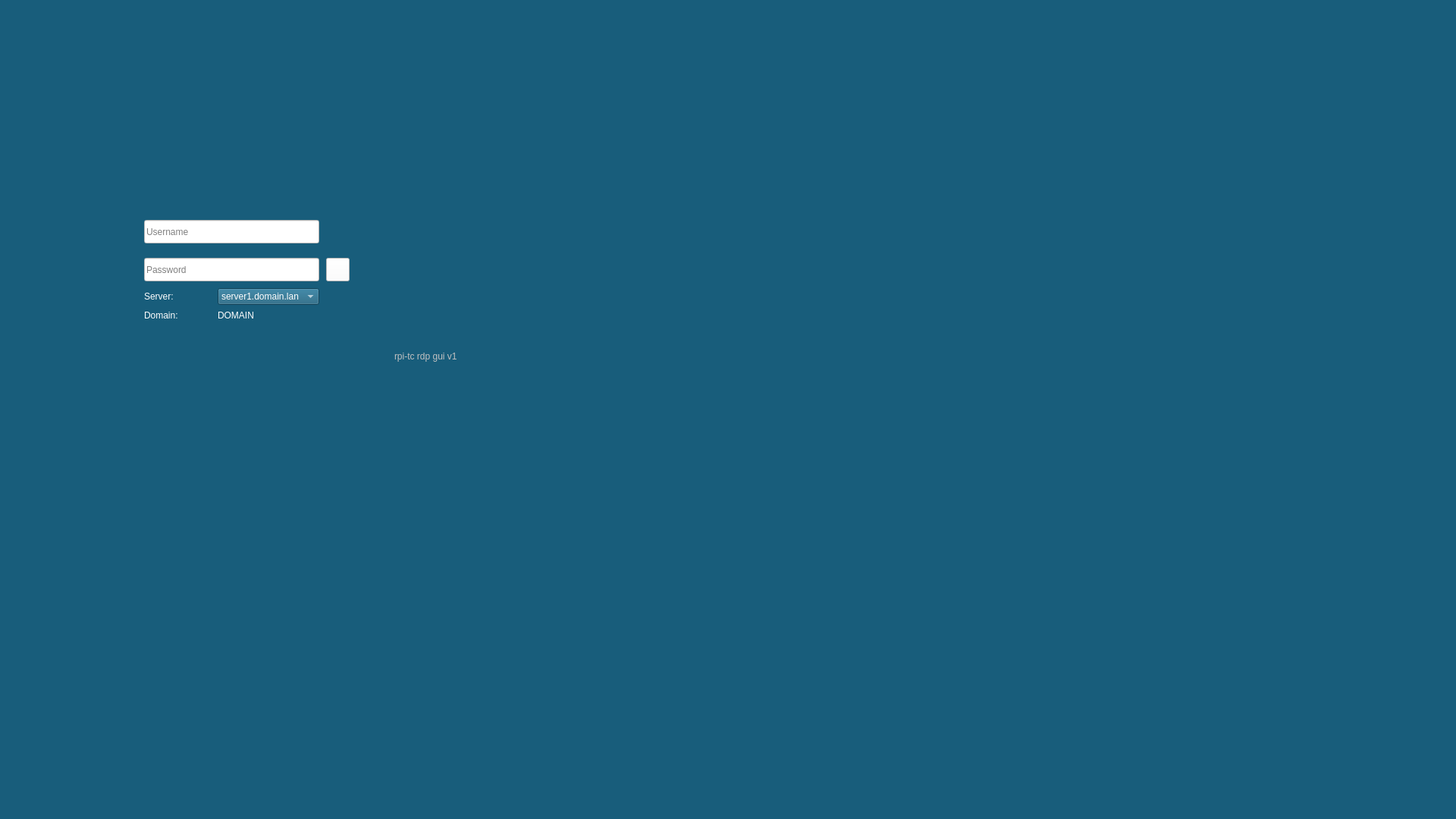
<?xml version="1.0" encoding="UTF-8"?>
<ui version="4.0">
 <class>RDPGUI</class>
 <widget class="QWidget" name="RDPGUI">
  <property name="geometry">
   <rect>
    <x>0</x>
    <y>0</y>
    <width>1920</width>
    <height>1080</height>
   </rect>
  </property>
  <property name="windowTitle">
   <string>RDPGUI</string>
  </property>
  <property name="windowIcon">
   <iconset>
    <normaloff>selectuser.png</normaloff>selectuser.png</iconset>
  </property>
  <property name="styleSheet">
   <string notr="true">background-color: rgb(24, 93, 123);</string>
  </property>
  <widget class="QLabel" name="image">
   <property name="geometry">
    <rect>
     <x>220</x>
     <y>30</y>
     <width>191</width>
     <height>191</height>
    </rect>
   </property>
   <property name="text">
    <string/>
   </property>
   <property name="pixmap">
    <pixmap>selectuser.png</pixmap>
   </property>
  </widget>
  <widget class="QPushButton" name="enterButton">
   <property name="geometry">
    <rect>
     <x>430</x>
     <y>340</y>
     <width>31</width>
     <height>31</height>
    </rect>
   </property>
   <property name="styleSheet">
    <string notr="true">background-color: rgb(255, 255, 255);</string>
   </property>
   <property name="text">
    <string/>
   </property>
   <property name="icon">
    <iconset>
     <normaloff>enter.png</normaloff>enter.png</iconset>
   </property>
   <property name="iconSize">
    <size>
     <width>40</width>
     <height>40</height>
    </size>
   </property>
  </widget>
  <widget class="QLineEdit" name="RDPusername">
   <property name="geometry">
    <rect>
     <x>190</x>
     <y>290</y>
     <width>231</width>
     <height>31</height>
    </rect>
   </property>
   <property name="styleSheet">
    <string notr="true">background-color: rgb(255, 255, 255);</string>
   </property>
   <property name="placeholderText">
    <string>Username</string>
   </property>
  </widget>
  <widget class="QLineEdit" name="RDPpassword">
   <property name="geometry">
    <rect>
     <x>190</x>
     <y>340</y>
     <width>231</width>
     <height>31</height>
    </rect>
   </property>
   <property name="toolTip">
    <string>Insert username</string>
   </property>
   <property name="styleSheet">
    <string notr="true">background-color: rgb(255, 255, 255);</string>
   </property>
   <property name="echoMode">
    <enum>QLineEdit::Password</enum>
   </property>
   <property name="placeholderText">
    <string>Password</string>
   </property>
  </widget>
  <widget class="QLabel" name="version">
   <property name="geometry">
    <rect>
     <x>520</x>
     <y>460</y>
     <width>101</width>
     <height>20</height>
    </rect>
   </property>
   <property name="styleSheet">
    <string notr="true">color: rgb(193, 193, 193);</string>
   </property>
   <property name="text">
    <string>rpi-tc rdp gui v1</string>
   </property>
  </widget>
  <widget class="QLabel" name="label">
   <property name="geometry">
    <rect>
     <x>130</x>
     <y>230</y>
     <width>351</width>
     <height>20</height>
    </rect>
   </property>
   <property name="font">
    <font>
     <pointsize>12</pointsize>
    </font>
   </property>
   <property name="styleSheet">
    <string notr="true">color: rgb(255, 0, 0);</string>
   </property>
   <property name="text">
    <string/>
   </property>
   <property name="alignment">
    <set>Qt::AlignCenter</set>
   </property>
  </widget>
  <widget class="QWidget" name="">
   <property name="geometry">
    <rect>
     <x>190</x>
     <y>380</y>
     <width>231</width>
     <height>44</height>
    </rect>
   </property>
   <layout class="QGridLayout" name="gridLayout">
    <item row="0" column="0">
     <widget class="QLabel" name="serverlabel">
      <property name="styleSheet">
       <string notr="true">color: rgb(255, 255, 255);</string>
      </property>
      <property name="text">
       <string>Server:</string>
      </property>
     </widget>
    </item>
    <item row="0" column="1">
     <widget class="QComboBox" name="serverBox">
      <property name="styleSheet">
       <string notr="true">color: rgb(255, 255, 255);</string>
      </property>
      <item>
       <property name="text">
        <string>server1.domain.lan</string>
       </property>
      </item>
     </widget>
    </item>
    <item row="1" column="0">
     <widget class="QLabel" name="domainlabel">
      <property name="styleSheet">
       <string notr="true">color: rgb(255, 255, 255);</string>
      </property>
      <property name="text">
       <string>Domain:</string>
      </property>
     </widget>
    </item>
    <item row="1" column="1">
     <widget class="QLabel" name="RDPdomain">
      <property name="styleSheet">
       <string notr="true">color: rgb(255, 255, 255);</string>
      </property>
      <property name="text">
       <string>DOMAIN</string>
      </property>
     </widget>
    </item>
   </layout>
  </widget>
 </widget>
 <resources/>
 <connections>
  <connection>
   <sender>RDPpassword</sender>
   <signal>returnPressed()</signal>
   <receiver>enterButton</receiver>
   <slot>click()</slot>
   <hints>
    <hint type="sourcelabel">
     <x>287</x>
     <y>350</y>
    </hint>
    <hint type="destinationlabel">
     <x>445</x>
     <y>349</y>
    </hint>
   </hints>
  </connection>
 </connections>
</ui>
